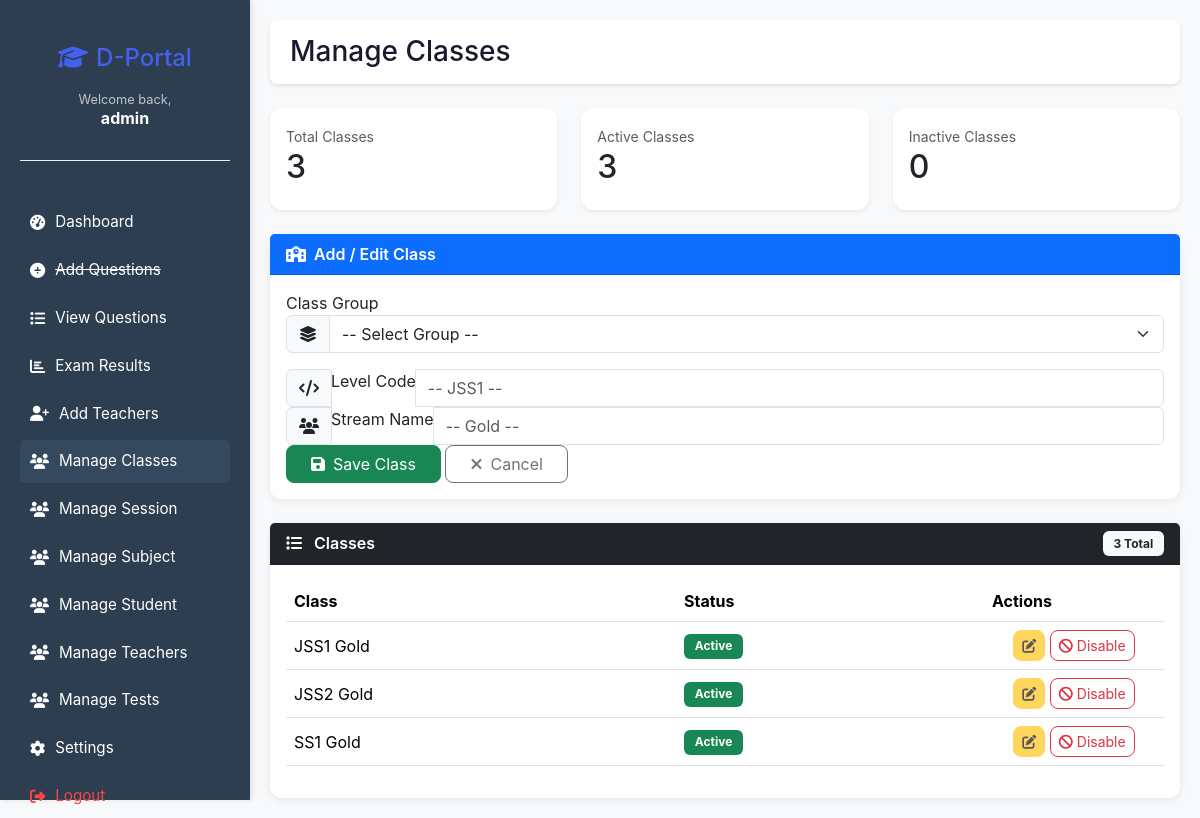
/admin/manage_classes.php (signed in), run on the app's committed database.
### tables this page shows
CREATE TABLE `classes` (
  `id` int(11) NOT NULL AUTO_INCREMENT,
  `academic_level_id` int(11) NOT NULL,
  `stream_id` int(11) NOT NULL,
  `class_name` varchar(100) DEFAULT NULL,
  `is_active` tinyint(1) DEFAULT 1,
  PRIMARY KEY (`id`),
  UNIQUE KEY `academic_level_id` (`academic_level_id`,`stream_id`),
  KEY `stream_id` (`stream_id`),
  CONSTRAINT `classes_ibfk_1` FOREIGN KEY (`academic_level_id`) REFERENCES `academic_levels` (`id`),
  CONSTRAINT `classes_ibfk_2` FOREIGN KEY (`stream_id`) REFERENCES `streams` (`id`)
);

CREATE TABLE `academic_levels` (
  `id` int(11) NOT NULL AUTO_INCREMENT,
  `level_code` varchar(10) DEFAULT NULL,
  `class_group` enum('JSS','SS') NOT NULL,
  PRIMARY KEY (`id`),
  UNIQUE KEY `level_code` (`level_code`)
);

CREATE TABLE `streams` (
  `id` int(11) NOT NULL AUTO_INCREMENT,
  `stream_name` varchar(50) DEFAULT NULL,
  PRIMARY KEY (`id`),
  UNIQUE KEY `stream_name` (`stream_name`)
);

### admin/manage_classes.php (the view, shortened to what this page needs)
<?php
$database = Database::getInstance();
$conn = $database->getConnection();
$admin_id = (int)$_SESSION['user_id'];
$stmt = $conn->prepare("SELECT username, role FROM admins WHERE id=?");
$stmt->bind_param("i", $admin_id);
$stmt->execute();
$admin = $stmt->get_result()->fetch_assoc();
$error = '';
$conn->begin_transaction();
try {
    if ($error) {
        $conn->rollback();
    } else {
        $conn->commit();
    }
} catch (Exception $e) {
    $conn->rollback();
    $error = "Operation failed: " . $e->getMessage();
}
$classes = [];
$result = $conn->query("
    SELECT c.id, c.is_active, c.class_name, al.level_code, s.stream_name
    FROM classes c
    JOIN academic_levels al ON c.academic_level_id = al.id
    JOIN streams s ON c.stream_id = s.id
    ORDER BY al.level_code, s.stream_name
");
while ($row = $result->fetch_assoc()) {
    $classes[] = $row;
}
?>
<!DOCTYPE html>
<html lang="en">
<head>
    <link href="../css/bootstrap.min.css" rel="stylesheet">
    <link rel="stylesheet" href="../css/all.css">
    <link rel="stylesheet" href="../css/admin-dashboard.css">
    <link rel="stylesheet" href="../css/sidebar.css">
    <link rel="stylesheet" href="../css/dataTables.bootstrap5.min.css">
</head>
<body>
<div class="sidebar">
    <div class="sidebar-brand">
        <h3><i class="fas fa-graduation-cap me-2"></i>D-Portal</h3>
        <div class="admin-info">
            <small>Welcome back,</small>
            <h6><b><?php echo htmlspecialchars($admin['username']); ?></b></h6>
        </div>
    </div>
    <div class="sidebar-menu mt-4">
        <a href="dashboard.php"><i class="fas fa-tachometer-alt"></i>Dashboard</a>
        <a href="add_question.php" style="text-decoration: line-through"><i class="fas fa-plus-circle"></i>Add Questions</a>
        <a href="view_questions.php"><i class="fas fa-list"></i>View Questions</a>
        <a href="view_results.php"><i class="fas fa-chart-bar"></i>Exam Results</a>
        <a href="add_teacher.php"><i class="fas fa-user-plus"></i>Add Teachers</a>
        <a href="manage_classes.php" class="active"><i class="fas fa-users"></i>Manage Classes</a>
        <a href="manage_session.php"><i class="fas fa-users"></i>Manage Session</a>
        <a href="manage_subject.php"><i class="fas fa-users"></i>Manage Subject</a>
        <a href="manage_students.php"><i class="fas fa-users"></i>Manage Student</a>
        <a href="manage_teachers.php"><i class="fas fa-users"></i>Manage Teachers</a>
        <a href="manage_test.php"><i class="fas fa-users"></i>Manage Tests</a>
        <a href="settings.php"><i class="fas fa-cog"></i>Settings</a>
        <a href="logout.php" class="logout-btn"><i class="fas fa-sign-out-alt"></i>Logout</a>
    </div>
</div>
<div class="main-content">
    <div class="header d-flex justify-content-between align-items-center mb-4">
    <h2 class="mb-0">Manage Classes</h2>
    </div>
        <div class="row mb-4">
        <div class="col-md-4">
            <div class="card shadow-sm border-0">
                <div class="card-body">
                    <small class="text-muted">Total Classes</small>
                    <h2><?= count($classes) ?></h2>
                </div>
            </div>
        </div>
        <div class="col-md-4">
            <div class="card shadow-sm border-0">
                <div class="card-body">
                    <small class="text-muted">Active Classes</small>
                    <h2><?= count(array_filter($classes, fn($c)=>$c['is_active'])) ?></h2>
                </div>
            </div>
        </div>
        <div class="col-md-4">
            <div class="card shadow-sm border-0">
                <div class="card-body">
                    <small class="text-muted">Inactive Classes</small>
                    <h2><?= count(array_filter($classes, fn($c)=>!$c['is_active'])) ?></h2>
                </div>
            </div>
        </div>
    </div>
    <div class="card mb-4">
        <div class="card-header bg-primary text-white"><i class="fas fa-school me-2"></i>Add / Edit Class</div>
        <div class="card-body">
            <form method="post">
            <div class="mb-3">
                    <label>Class Group</label>
                    <div class="input-group">
                        <span class="input-group-text">
                            <i class="fas fa-layer-group"></i>
                        </span>
                        <select id="class_group" name="class_group" class="form-select" required>
                            <option value="">-- Select Group --</option>
                        </select>
                    </div>
                </div>
                <div class="input-group">
                     <span class="input-group-text">
                        <i class="fas fa-code"></i>
                    </span>
                    <label>Level Code</label>
                    <input type="text" id="level_code" name="level_code" class="form-control" placeholder="-- JSS1 --" required>
                </div>
                <div class="input-group">
                    <span class="input-group-text">
                        <i class="fas fa-users"></i>
                    </span>
                    <label>Stream Name</label>
                    <input type="text" id="stream_name" name="stream_name" class="form-control" placeholder="-- Gold --" required>
                </div>
                <button class="btn btn-success px-4"><i class="fas fa-save me-2"></i>Save Class</button>
                <button type="reset" class="btn btn-outline-secondary px-4" onclick="resetForm()"><i class="fas fa-times me-2"></i>Cancel</button>
            </form>
        </div>
    </div>
    <div class="card">
        <div class="card-header bg-dark text-white d-flex justify-content-between">
            <span>
                <i class="fas fa-list me-2"></i>
                Classes
            </span>
            <span class="badge bg-light text-dark">
                <?= count($classes) ?> Total
            </span>
        </div>
        <div class="card-body">
            <table class="table table-hover align-middle">
                <thead>
                    <tr>
                        <th>Class</th>
                        <th>Status</th>
                        <th width="180">Actions</th>
                    </tr>
                </thead>
                <tbody>
                    <?php if(empty($classes)): ?>
                    <tr>
                        <td colspan="3" class="text-center text-muted py-5">
                            <i class="fas fa-school fa-3x mb-3"></i>
                            <h5>No Classes Found</h5>
                            <p>Create your first class to get started.</p>
                        </td>
                    </tr>
                    <?php else: ?>
                        <?php foreach ($classes as $c): ?>
                        <tr>
                        <td><?= htmlspecialchars($c['level_code'] . ' ' . $c['stream_name']) ?></td>
                            <td>
                                <?= $c['is_active'] ?
                                    '<span class="badge bg-success">Active</span>' :
                                    '<span class="badge bg-secondary">Inactive</span>' ?>
                            </td>
                            <td class="text-center">
                                <button
                                    class="btn btn-warning btn-sm"
                                    disabled
                                    title="Coming Soon">
                                    <i class="fas fa-edit"></i>
                                </button>
                                <a href="?toggle=<?= $c['id'] ?>"
                                class="btn btn-sm <?= $c['is_active'] ? 'btn-outline-danger' : 'btn-outline-success' ?>"
                                onclick="return confirm('Change class status?')">
                                <i class="fas <?= $c['is_active'] ? 'fa-ban' : 'fa-check' ?>"></i><?= $c['is_active'] ? ' Disable' : ' Enable' ?>
                                </a>
                            </td>
                        </tr>
                        <?php endforeach; ?>
                    <?php endif; ?>
                </tbody>
            </table>
        </div>
    </div>
</div>
</body>
</html>

### css/admin-dashboard.css (style rules this page uses)
:root { --sidebar-width: 280px; --primary: #4361ee; --secondary: #3f37c9; --accent: #4cc9f0; --dark: #1a1a2e; --light: #f8f9fa; --success: #4BB543; --danger: #FF4444; --warning: #FFC107; }
html, body { margin: 0; padding: 0; font-family: 'Poppins', -apple-system, BlinkMacSystemFont, 'Segoe UI', Roboto, sans-serif; background-color: var(--light); color: #333; height: 100%; overflow-x: hidden; }
.sidebar { width: var(--sidebar-width); background: #fff; position: fixed; height: 100%; top: 0; left: 0; box-shadow: 2px 0 5px rgba(0,0,0,0.1); transition: transform 0.3s ease; z-index: 1000; }
.sidebar-brand { padding: 1.5rem; text-align: center; border-bottom: 1px solid #eee; }
.sidebar-brand h3 { margin: 0; font-size: 1.5rem; color: var(--primary); }
.admin-info { margin-top: 0.5rem; font-size: 0.85rem; color: #6c757d; }
.sidebar-menu { padding: 1rem 0; }
.sidebar-menu a { display: flex; align-items: center; padding: 0.75rem 1.5rem; color: #333; text-decoration: none; font-size: 0.95rem; transition: background 0.2s ease; }
.sidebar-menu a.active { background: var(--primary); color: #fff; }
.sidebar-menu a i { margin-right: 0.75rem; }
.logout-btn { color: var(--danger) !important; }
.main-content { margin-left: var(--sidebar-width); padding: 1.5rem; min-height: 100vh; transition: margin-left 0.3s ease; }
.header { display: flex; justify-content: space-between; align-items: center; margin-bottom: 1.5rem; }
.header h2 { font-size: 1.75rem; color: var(--dark); }

### css/sidebar.css (style rules this page uses)
.sidebar { background-color: #2c3e50; color: white; width: 250px; height: 100vh; position: fixed; top: 0; left: 0; padding: 20px; transition: transform 0.3s ease; }
.sidebar-brand h3 { font-size: 1.5rem; margin-bottom: 1rem; }
.admin-info small { font-size: 0.8rem; opacity: 0.7; color: white; }
.admin-info h6 { color: white; }
.sidebar-menu a { display: flex; align-items: center; color: white; padding: 10px; margin-bottom: 5px; border-radius: 5px; text-decoration: none; transition: background 0.2s; }
.sidebar-menu a:hover, .sidebar-menu a.active { background-color: #34495e; }
.sidebar-menu a i { margin-right: 10px; }
.main-content { margin-left: 250px; padding: 20px; min-height: 100vh; background: #f8f9fa; }
.header { background: white; padding: 15px 20px; border-radius: 8px; box-shadow: 0 2px 4px rgba(0,0,0,0.1); }

### admin/manage_classes.php (style rules this page uses)
.card { border:none; border-radius:12px; box-shadow:0 .125rem .5rem rgba(0,0,0,.08); }
.card-header { font-weight:600; }
.table td { vertical-align:middle; }
.btn { border-radius:8px; }
.badge { padding:.55em .9em; }

### data on the page
classes: academic_level.stream_name "JSS1 Gold", is_active "Active"
classes: academic_level.stream_name "JSS2 Gold", is_active "Active"
classes: academic_level.stream_name "SS1 Gold", is_active "Active"

### other printed values
$admin['username'] "admin"
count($classes) "3"
count(array_filter($classes, fn($c)=>$c['is_active'])) "3"
count(array_filter($classes, fn($c)=>!$c['is_active'])) "0"
